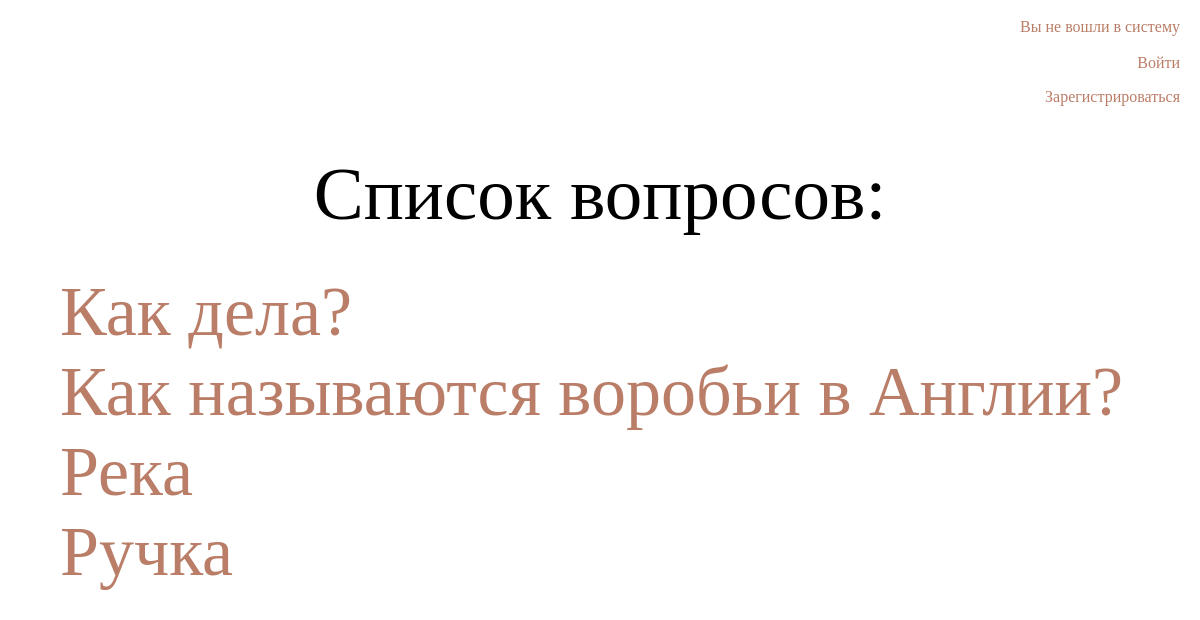
/1/, run on the app's committed database.
### quiz/apps/questions/models.py (models this page shows)
class Question (models.Model):
    quiz = models.ForeignKey('Quiz', on_delete=models.CASCADE)
    question_text = models.CharField('Текст вопроса', max_length = 500)
    variant_1 = models.CharField('Вариант 1', max_length = 200)
    variant_2 = models.CharField('Вариант 2', max_length = 200)
    variant_3 = models.CharField('Вариант 3', max_length = 200)
    correct_var = models.CharField('Правильный вариант', max_length=200)
    value = models.IntegerField("Ценность вопроса")
    def __str__(self):
        return self.question_text

### quiz/apps/questions/views.py (the view)
# urls.py: path('<int:quiz_id>/', views.quiz_details, name = 'quiz_details'),
def quiz_details(request, quiz_id):
    a = Quiz.objects.get(id=quiz_id)
    cursor = connection.cursor()
    user = request.user.get_username()
    if user != "":
        select_questions_list = """select questions_question.id, questions_question.question_text from questions_question where questions_question.quiz_id = '%s'""" %(quiz_id)
        cursor.execute(select_questions_list)
        quest_list = cursor.fetchall()
        x = []
        for quest in quest_list:
            x.append(quest)
        select_user_id_in_quiz = """select auth_user.id
                from auth_user
                WHERE auth_user.username = '%s'""" %(user,)
        cursor.execute(select_user_id_in_quiz)
        user_id = cursor.fetchall()
        select_done_score = """select questions_question.id, question_text, questions_score.score from questions_question
        left join questions_score on questions_question.id = questions_score.question_id
        left join questions_quiz on questions_question.quiz_id = questions_quiz.id
        LEFT JOIN auth_user on questions_score.user_id = auth_user.id
        WHERE auth_user.id = '%s' and questions_quiz.id = '%s'""" %(user_id[0][0], quiz_id)
        cursor.execute(select_done_score)
        raw_result = cursor.fetchall()
        done_score = []
        new_data = []
        id_checked =[]
        for result in raw_result:
            done_score.append(result)
        for para in done_score:
            if para[2] != "" and para[0] not in id_checked:
                diction = [para[0], para[1], para[2]]
                new_data.append(diction)
                id_checked.append(para[0])
        for pair in x:
            if pair[0] not in id_checked:
                diction2 = [pair[0], pair[1], '0']
                new_data.append(diction2)
                id_checked.append(pair[0])
            print(new_data)
    elif user == "":
        a = Quiz.objects.get(id=quiz_id)
        new_data = a.question_set.all()
        print(new_data)
    return render(request, 'questions/question_list.html', {'new_data':new_data})

### quiz/templates/questions/question_list.html (shortened to what this page needs)
{% extends 'questions/base.html' %}
{% block content %}
    <p align="center" class="text1">Список вопросов:</p>
    {% if user.is_authenticated %}
        {% for elem in new_data %}
            <p align="center" class = 'ac'><a href="{{ forloop.counter0 }}">{{elem.1}}</a> Выиграно очков: {{elem.2}}</p>
        </div>
        {%endfor%}
    {% else %}
        {% for elem in new_data %}
        <a href="{{ forloop.counter0 }}" class = 'link1'>{{elem}}</a><br>
        {%endfor%}
    {%endif%}
{% endblock %}

### quiz/static/css/questions.css (style rules this page uses)
.text1 { padding: 5px; margin-bottom: 30px; margin-top: 40px; vertical-align:middle; font-family: 'Pacifico', cursive; font-size:75px; text-align: center; }
.link1 { color: #BA7D67; border: 2px solid transparent; text-decoration:none; font-family: 'Pacifico', cursive; font-size: 70px; margin-left:50px; }

### data on the page
Question: question_text "Как дела?"
Question: question_text "Как называются воробьи в Англии?"
Question: question_text "Река"
Question: question_text "Ручка"
